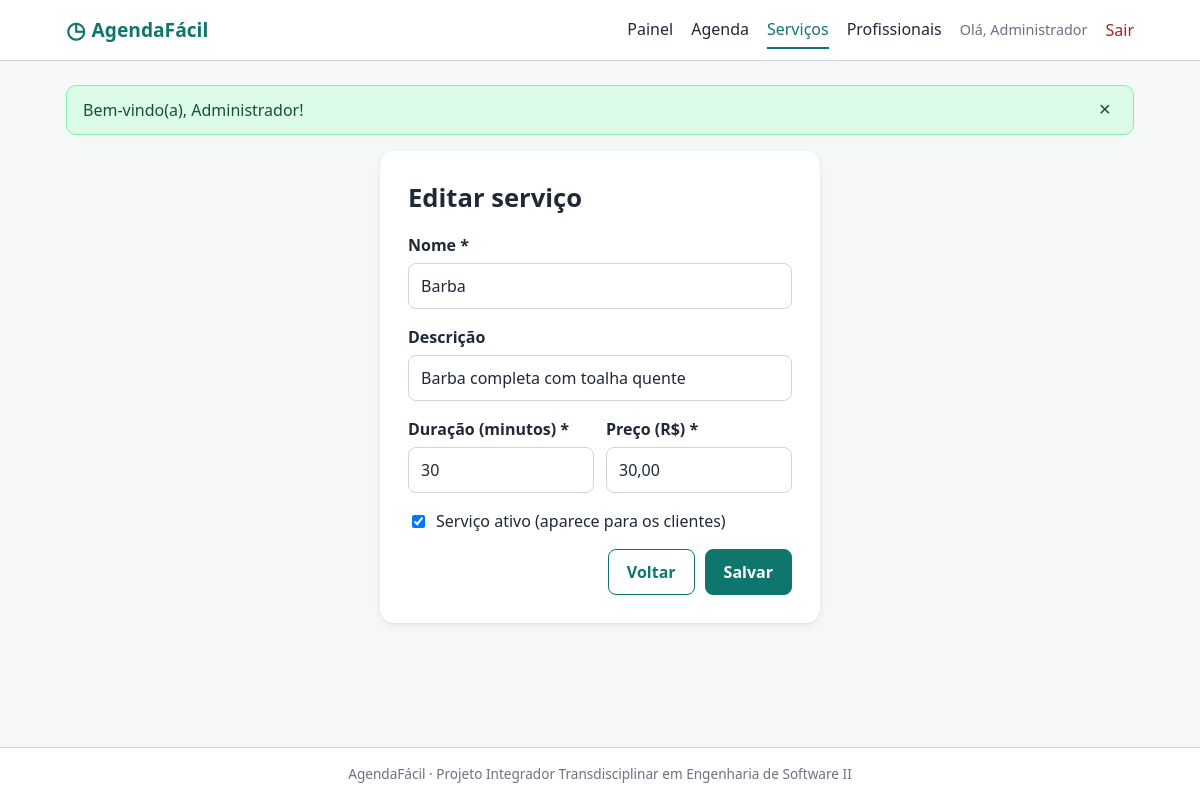
The app's page /index.php?r=servicos/form&id=2 (signed in) with its own data.
### tables this page shows
CREATE TABLE servicos (
    id           INT UNSIGNED   NOT NULL AUTO_INCREMENT,
    nome         VARCHAR(100)   NOT NULL,
    descricao    VARCHAR(255)   NULL,
    duracao_min  SMALLINT UNSIGNED NOT NULL,
    preco        DECIMAL(10,2)  NOT NULL,
    ativo        TINYINT(1)     NOT NULL DEFAULT 1,
    CONSTRAINT pk_servicos PRIMARY KEY (id),
    CONSTRAINT uq_servicos_nome UNIQUE (nome),
    CONSTRAINT ck_servicos_duracao CHECK (duracao_min BETWEEN 10 AND 480),
    CONSTRAINT ck_servicos_preco CHECK (preco >= 0)
);

### app/Core/View.php (called while the page is built, shortened)
<?php
final class View
{
    public static function render(string $view, array $dados = []): void
    {
        $arquivo = dirname(__DIR__) . '/Views/' . $view . '.php';
        extract($dados, EXTR_SKIP);
        require $arquivo;
        require dirname(__DIR__) . '/Views/layout/main.php';
    }
}

### app/Core/Controller.php (called while the page is built, shortened)
<?php
abstract class Controller
{
    protected function view(string $view, array $dados = []): void
    {
        View::render($view, $dados);
    }
}

### app/Controllers/ServicoController.php (called while the page is built, shortened)
<?php
class ServicoController extends Controller
{
    public function form(): void
    {
        $id = (int) ($_GET['id'] ?? 0);
        $servico = $id ? (new Servico())->buscar($id) : null;
        $this->view('servicos/form', [
            'titulo'  => $servico ? 'Editar serviço' : 'Novo serviço',
            'servico' => $servico ?? ['id' => 0, 'nome' => '', 'descricao' => '', 'duracao_min' => 30, 'preco' => '', 'ativo' => 1],
        ]);
    }
}

### app/Core/Router.php (called while the page is built, shortened)
<?php
final class Router
{
    private array $rotas = [];
    public function get(string $rota, string $controller, string $acao): void
    {
        $this->rotas['GET ' . $rota] = ['GET', $controller, $acao];
    }
    public function post(string $rota, string $controller, string $acao): void
    {
        $this->rotas['POST ' . $rota] = ['POST', $controller, $acao];
    }
    public function despachar(string $metodo, string $rota): void
    {
        $rota = trim($rota, '/') ?: 'home';
        $chave = strtoupper($metodo) . ' ' . $rota;
        [, $classe, $acao] = $this->rotas[$chave];
        (new $classe())->$acao();
    }
}

### public/index.php (called while the page is built, shortened)
<?php
$raiz = is_dir(__DIR__ . '/app') ? __DIR__ : dirname(__DIR__);
require_once $raiz . '/app/Core/helpers.php';
$router = new Router();
$router->get('home', HomeController::class, 'index');
$router->get('login', AuthController::class, 'formLogin');
$router->post('login', AuthController::class, 'login');
$router->get('cadastro', AuthController::class, 'formCadastro');
$router->post('cadastro', AuthController::class, 'cadastro');
$router->post('sair', AuthController::class, 'sair');
$router->get('agendamentos', AgendamentoController::class, 'index');
$router->get('agendamentos/novo', AgendamentoController::class, 'form');
$router->post('agendamentos/novo', AgendamentoController::class, 'salvar');
$router->post('agendamentos/cancelar', AgendamentoController::class, 'cancelar');
$router->get('api/profissionais', AgendamentoController::class, 'apiProfissionais');
$router->get('api/horarios', AgendamentoController::class, 'apiHorarios');
$router->get('admin', AdminController::class, 'dashboard');
$router->get('admin/agenda', AdminController::class, 'agenda');
$router->post('admin/status', AdminController::class, 'status');
$router->get('servicos', ServicoController::class, 'index');
$router->get('servicos/form', ServicoController::class, 'form');
$router->post('servicos/salvar', ServicoController::class, 'salvar');
$router->post('servicos/excluir', ServicoController::class, 'excluir');
$router->get('profissionais', ProfissionalController::class, 'index');
$router->get('profissionais/form', ProfissionalController::class, 'form');
$router->post('profissionais/salvar', ProfissionalController::class, 'salvar');
$router->post('profissionais/excluir', ProfissionalController::class, 'excluir');
$router->despachar($_SERVER['REQUEST_METHOD'] ?? 'GET', (string) ($_GET['r'] ?? 'home'));

### app/Core/helpers.php (called while the page is built, shortened)
<?php
function e(mixed $valor): string
{
    return htmlspecialchars((string) $valor, ENT_QUOTES, 'UTF-8');
}
function url(string $rota = 'home', array $params = []): string
{
    $query = array_merge(['r' => $rota], $params);
    return 'index.php?' . http_build_query($query);
}
function old(string $campo, mixed $padrao = ''): string
{
    $old = Session::get('_old', []);
    return e($old[$campo] ?? $padrao);
}

### app/Core/Config.php (called while the page is built, shortened)
<?php
final class Config
{
    private static ?array $dados = null;
    public static function carregar(?array $dados = null): void
    {
        self::$dados = $dados ?? require dirname(__DIR__, 2) . '/config/config.php';
    }
    public static function get(string $chave, mixed $padrao = null): mixed
    {
        $valor = self::$dados;
        foreach (explode('.', $chave) as $parte) {
            $valor = $valor[$parte];
        }
        return $valor;
    }
}

### app/Core/Database.php (called while the page is built, shortened)
<?php
final class Database
{
    private static ?PDO $pdo = null;
    public static function conexao(): PDO
    {
        if (self::$pdo === null) {
            $cfg = Config::get('db');
            $sqlite = str_starts_with($cfg['dsn'], 'sqlite:');
            self::$pdo = new PDO($cfg['dsn'], $sqlite ? null : $cfg['usuario'], $sqlite ? null : $cfg['senha'], [
                PDO::ATTR_ERRMODE            => PDO::ERRMODE_EXCEPTION,
                PDO::ATTR_DEFAULT_FETCH_MODE => PDO::FETCH_ASSOC,
                PDO::ATTR_EMULATE_PREPARES   => false,
            ]);
        }
        return self::$pdo;
    }
}

### app/Models/Model.php (called while the page is built, shortened)
<?php
abstract class Model
{
    protected PDO $db;
    protected string $tabela;
    public function __construct(?PDO $db = null)
    {
        $this->db = $db ?? Database::conexao();
    }
    public function buscar(int $id): ?array
    {
        $stmt = $this->db->prepare("SELECT * FROM {$this->tabela} WHERE id = :id");
        $stmt->execute(['id' => $id]);
        return $stmt->fetch(PDO::FETCH_ASSOC) ?: null;
    }
}

### app/Core/Session.php (called while the page is built, shortened)
<?php
final class Session
{
    public static function get(string $chave, mixed $padrao = null): mixed
    {
        return $_SESSION[$chave] ?? $padrao;
    }
}

### app/Views/servicos/form.php (the view, shortened to what this page needs)
<?php use App\Core\Csrf;
$temOld = App\Core\Session::get('_old') !== null; ?>
<section class="caixa-form">
    <h1><?= e($titulo) ?></h1>
    <form method="post" action="<?= url('servicos/salvar') ?>" novalidate data-validar>
        <div class="campo">
            <label for="nome">Nome *</label>
            <input type="text" id="nome" name="nome" value="<?= old('nome', $servico['nome']) ?>" required minlength="3" maxlength="100">
        </div>
        <div class="campo">
            <label for="descricao">Descrição</label>
            <input type="text" id="descricao" name="descricao" value="<?= old('descricao', $servico['descricao'] ?? '') ?>" maxlength="255">
        </div>
        <div class="linha">
            <div class="campo">
                <label for="duracao_min">Duração (minutos) *</label>
                <input type="number" id="duracao_min" name="duracao_min" value="<?= old('duracao_min', $servico['duracao_min']) ?>" min="10" max="480" step="5" required>
            </div>
            <div class="campo">
                <label for="preco">Preço (R$) *</label>
                <input type="text" inputmode="decimal" id="preco" name="preco" value="<?= old('preco', $servico['preco'] !== '' ? number_format((float) $servico['preco'], 2, ',', '') : '') ?>" required placeholder="0,00">
            </div>
        </div>
        <label class="checkbox">
            <input type="checkbox" name="ativo" value="1" <?= ($temOld ? !empty(App\Core\Session::get('_old')['ativo']) : $servico['ativo']) ? 'checked' : '' ?>>
            Serviço ativo (aparece para os clientes)
        </label>
        <div class="botoes">
            <a class="botao botao-secundario" href="<?= url('servicos') ?>">Voltar</a>
            <button type="submit" class="botao">Salvar</button>
        </div>
    </form>
</section>

### public/assets/css/style.css (style rules this page uses)
:root { --cor-primaria: #0f766e; --cor-primaria-escura: #115e59; --cor-primaria-clara: #ccfbf1; --cor-texto: #1f2937; --cor-muted: #6b7280; --cor-borda: #d1d5db; --cor-fundo: #f6f7f9; --cor-card: #ffffff; --cor-perigo: #b91c1c; --cor-sucesso: #15803d; --raio: 10px; --sombra: 0 1px 3px rgba(0,0,0,.08), 0 4px 12px rgba(0,0,0,.04); --fonte: system-ui, -apple-system, "Segoe UI", Roboto, Arial, sans-serif; }
* { box-sizing: border-box; }
html { -webkit-text-size-adjust: 100%; }
body { margin: 0; font-family: var(--fonte); color: var(--cor-texto); background: var(--cor-fundo); line-height: 1.5; min-height: 100vh; display: flex; flex-direction: column; }
a { color: var(--cor-primaria); }
h1 { font-size: 1.6rem; margin: 0 0 1rem; }
.botao { display: inline-block; background: var(--cor-primaria); color: #fff; border: 1px solid var(--cor-primaria); border-radius: 8px; padding: 10px 18px; font: inherit; font-weight: 600; cursor: pointer; text-decoration: none; text-align: center; transition: background .15s; }
.botao-secundario { background: #fff; color: var(--cor-primaria); }
.botoes { display: flex; gap: 10px; justify-content: flex-end; margin-top: 16px; }
.caixa-form { background: var(--cor-card); max-width: 440px; margin: 0 auto; padding: 28px; border-radius: 14px; box-shadow: var(--sombra); }
.campo { margin-bottom: 16px; border: 0; padding: 0; min-width: 0; }
.campo label, .campo legend { display: block; font-weight: 600; margin-bottom: 6px; padding: 0; }
input[type=text], input[type=email], input[type=password], input[type=tel], input[type=date], input[type=number], select, textarea { width: 100%; padding: 10px 12px; border: 1px solid var(--cor-borda); border-radius: 8px; font: inherit; background: #fff; color: inherit; }
.linha { display: grid; grid-template-columns: 1fr 1fr; gap: 12px; }
.checkbox { display: flex; gap: 8px; align-items: center; margin-bottom: 8px; cursor: pointer; }

### records on screen
servicos: nome "Barba", descricao "Barba completa com toalha quente", duracao_min "30", preco "30,00", ativo "☑"

### other values on screen
app_nome() "AgendaFácil"
explode(' ', $usuario['nome'])[0] "Administrador"
$msg "Bem-vindo(a), Administrador!"
$titulo "Editar serviço"
